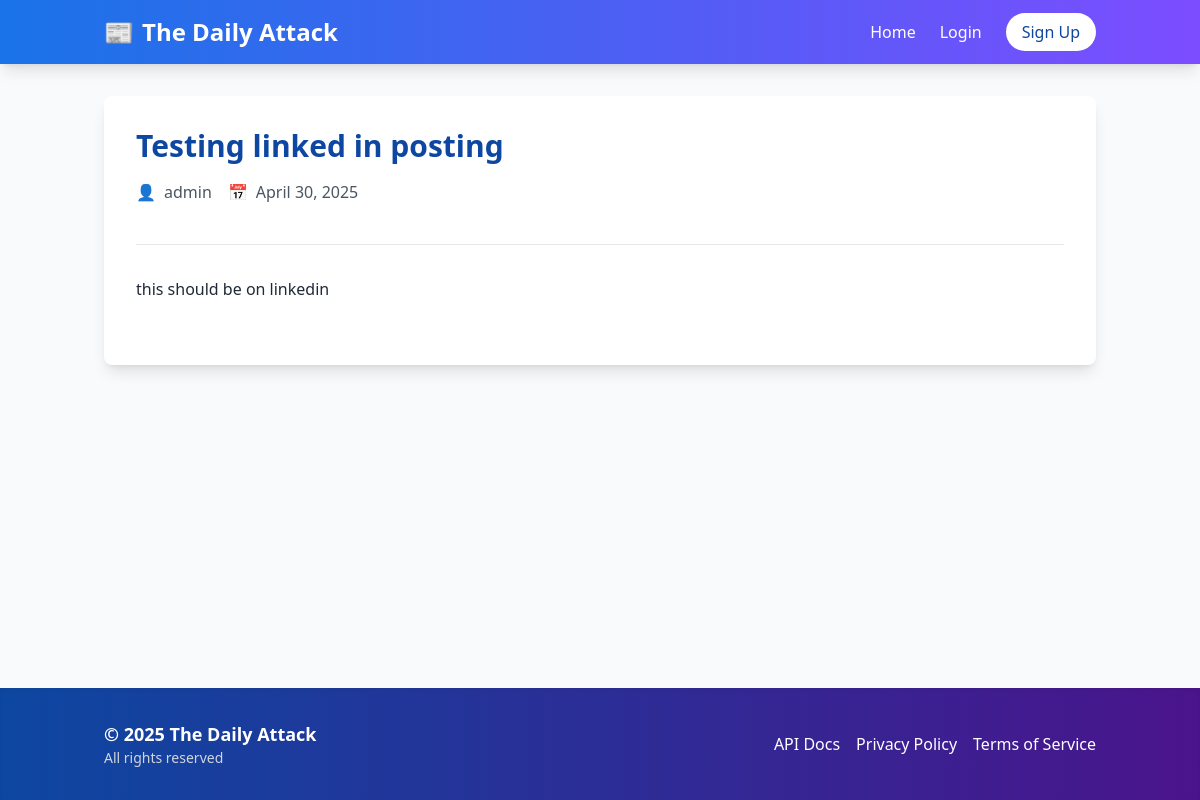
Page /post/4/ on the earlier database version.
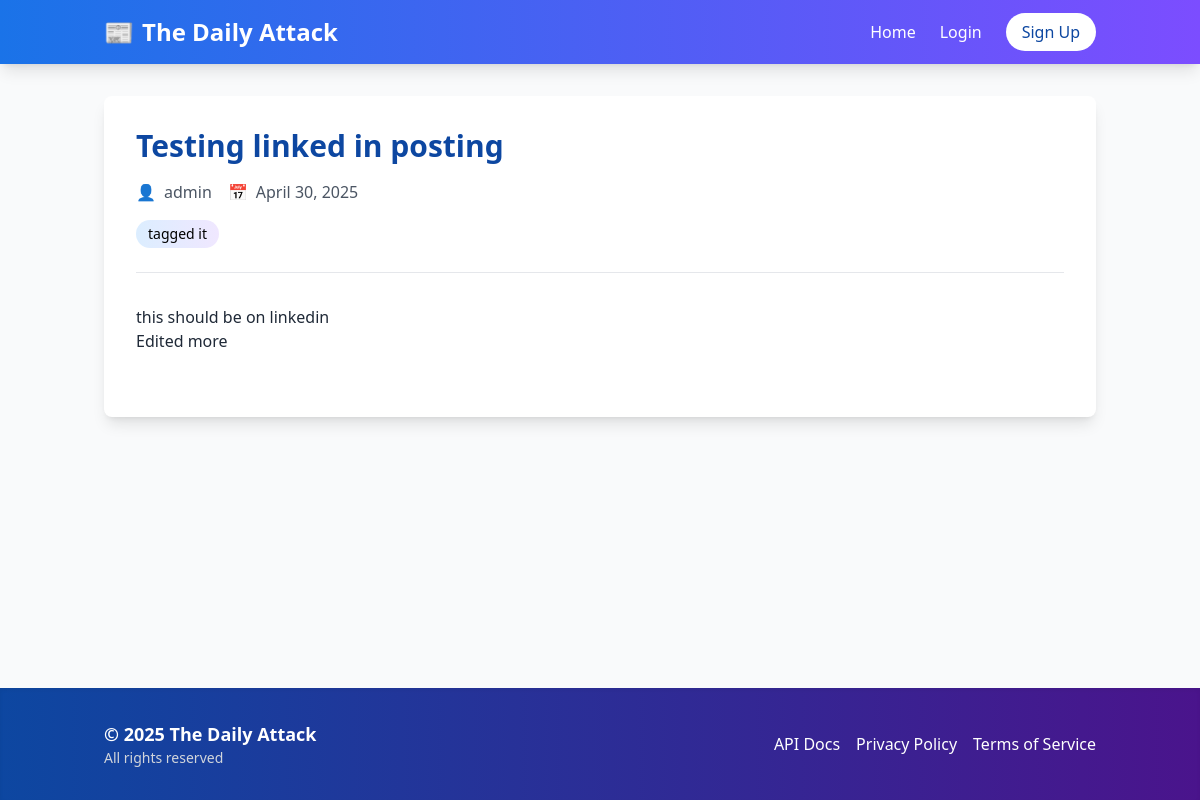
Same page on the later database version.
### blog/models.py (models this page shows, shortened)
class Post(models.Model):
    STATUS_CHOICES = (
        ('draft', 'Draft'),
        ('published', 'Published'),
    )
    title = models.CharField(max_length=200)
    content = models.TextField()
    author = models.ForeignKey(User, on_delete=models.CASCADE, related_name='blog_posts')
    created_at = models.DateTimeField(auto_now_add=True)
    updated_at = models.DateTimeField(auto_now=True)
    published_at = models.DateTimeField(blank=True, null=True)
    status = models.CharField(max_length=10, choices=STATUS_CHOICES, default='draft')
    tags = models.ManyToManyField(Tag, blank=True)
    class Meta:
        ordering = ['-created_at']

class Tag(models.Model):
    name = models.CharField(max_length=50, unique=True)

### blog/views.py (the view)
# urls.py: path('post/<int:pk>/', views.post_detail, name='post_detail'),
def post_detail(request, pk):
    post = get_object_or_404(Post, pk=pk)
    if post.status == 'draft' and (not request.user.is_authenticated or
                                   not hasattr(request.user, 'profile') or
                                   request.user.profile.user_type != 'editor' or
                                   request.user != post.author):
        messages.error(request, "You don't have permission to view this draft post.")
        return redirect('home')
    return render(request, 'blog/post_detail.html', {'post': post})

### blog/context_processors.py (called while the page is built)
def user_profile(request):
    if request.user.is_authenticated and hasattr(request.user, 'profile'):
        return {'user_profile': request.user.profile}
    return {'user_profile': None}

### templates/blog/post_detail.html (shortened to what this page needs)
{% extends 'base.html' %}
{% block content %}
    <article class="bg-white rounded-lg shadow-lg p-8 animate-fade-in">
        <header class="mb-8 border-b border-gray-200 pb-6">
            <h1 class="text-3xl font-bold mb-4 text-primary-dark">{{ post.title }}</h1>
            <div class="text-gray-600 mb-4 flex flex-wrap items-center">
                <span class="flex items-center mr-4"><span class="mr-2">👤</span> {{ post.author.username }}</span>
                <span class="flex items-center"><span class="mr-2">📅</span> {{ post.published_at|date:"F j, Y" }}</span>
            </div>
            <div class="flex flex-wrap gap-2">
                {% for tag in post.tags.all %}
                    <a href="{% url 'tag_posts' tag_name=tag.name %}" class="bg-gradient-to-r from-primary-light/20 to-accent-light/20 px-3 py-1 rounded-full text-sm hover:from-primary-light/30 hover:to-accent-light/30 transition-all duration-300">{{ tag.name }}</a>
                {% endfor %}
            </div>
        </header>
        <div class="prose max-w-none mb-8 text-gray-800 animate-slide-in">
            {{ post.content|safe }}
        </div>
    </article>
{% endblock %}

Differences in the rows shown:
changed Post "Testing linked in posting": content "this should be on linkedin" → "this should be on linkedin Edited more"
added Tag: name "tagged it"
